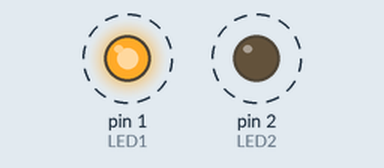
A sketch run on a simulated Arduino Uno, built with avr-gcc and run on an emulated ATmega328P. On the bench: output pins drawn as LEDs (lit = HIGH). Dashed ring = blinking.

Above: at 0.3 s.
Timing chart, 0 to 3.5 s (numbered marks = the images above):
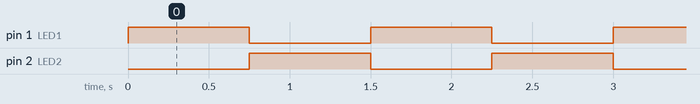

Measured:
- by itself, pin 1 (LED1), pin 2 (LED2): alternates HIGH for 0.75 s and LOW for 0.75 s

The sketch:

led-back-and-forth.ino
```cpp
//Global Variables
#define LED1 1
#define LED2 2
int blinkDelay = 750;

//Set pin numbers
void setup() {
  pinMode(LED1, OUTPUT);
  pinMode(LED2, OUTPUT);
}

void loop() {

  //For LED 1
  digitalWrite(LED1, HIGH);
  digitalWrite(LED2, LOW);
  delay(blinkDelay);

  //For LED 2
  digitalWrite(LED1, LOW);
  digitalWrite(LED2, HIGH);
  delay(blinkDelay);
}
```
